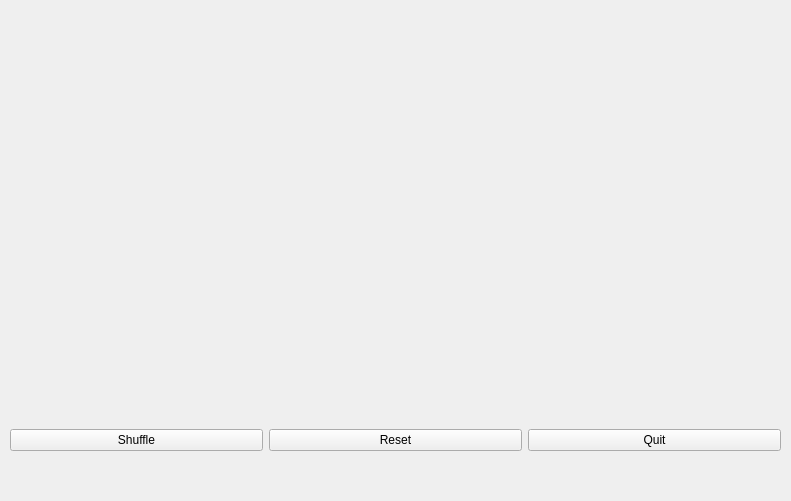
<?xml version="1.0" encoding="UTF-8"?>
<ui version="4.0">
 <class>MainWindow</class>
 <widget class="QMainWindow" name="MainWindow">
  <property name="geometry">
   <rect>
    <x>0</x>
    <y>0</y>
    <width>791</width>
    <height>501</height>
   </rect>
  </property>
  <property name="windowTitle">
   <string>MainWindow</string>
  </property>
  <widget class="QWidget" name="centralwidget">
   <widget class="QWidget" name="gridLayoutWidget">
    <property name="geometry">
     <rect>
      <x>9</x>
      <y>9</y>
      <width>771</width>
      <height>341</height>
     </rect>
    </property>
    <layout class="QGridLayout" name="gridLayout"/>
   </widget>
   <widget class="QWidget" name="horizontalLayoutWidget">
    <property name="geometry">
     <rect>
      <x>10</x>
      <y>400</y>
      <width>771</width>
      <height>80</height>
     </rect>
    </property>
    <layout class="QHBoxLayout" name="horizontalLayout">
     <item>
      <widget class="QPushButton" name="shuffle">
       <property name="text">
        <string>Shuffle</string>
       </property>
      </widget>
     </item>
     <item>
      <widget class="QPushButton" name="reset">
       <property name="text">
        <string>Reset</string>
       </property>
      </widget>
     </item>
     <item>
      <widget class="QPushButton" name="quit">
       <property name="text">
        <string>Quit</string>
       </property>
      </widget>
     </item>
    </layout>
   </widget>
  </widget>
 </widget>
 <resources/>
 <connections/>
</ui>
